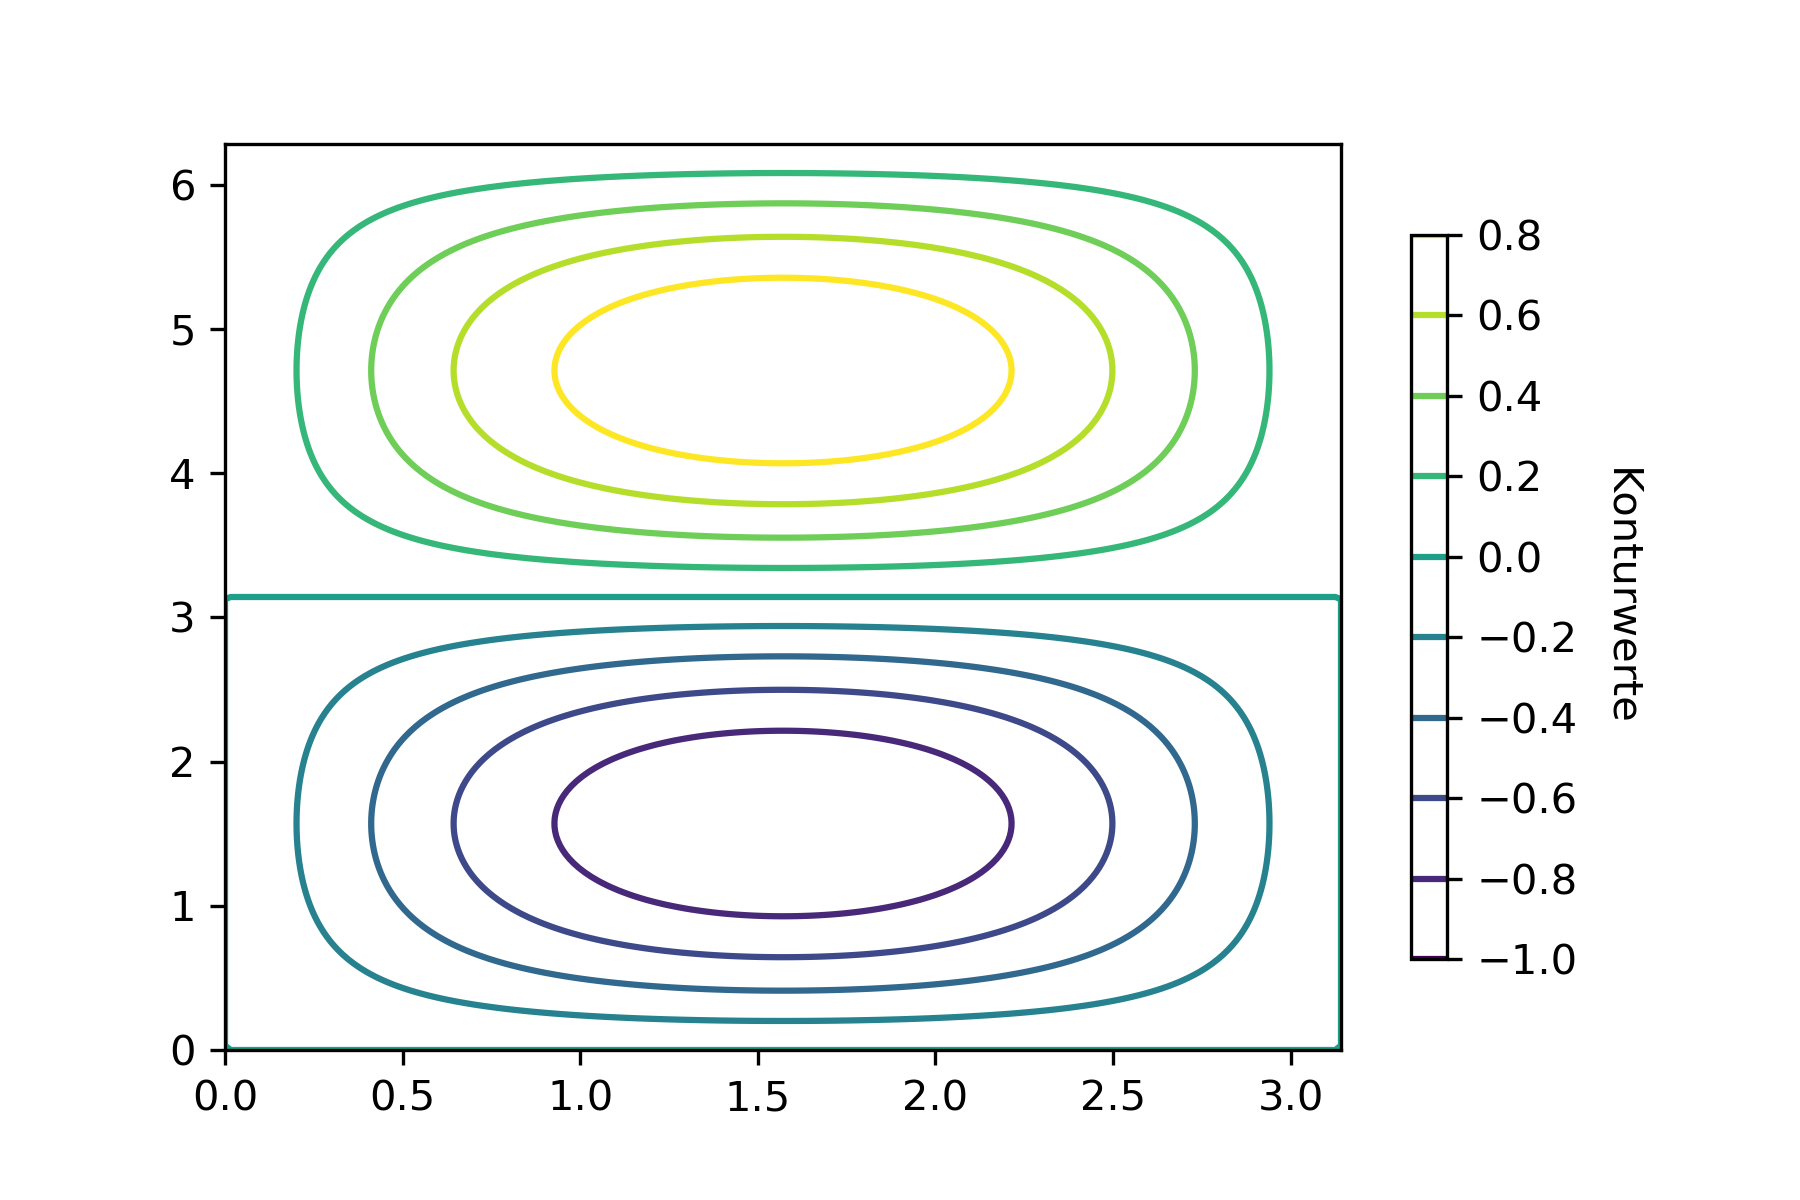

Recreate this plot in Python.
"""
Isolinien mit Hilfe der pyplot-Funktion contour.

Code ist angelehnt an contour_demo.py

Andere Funktion verwenden: die Berechnung der z-Werte anpassen
Und nicht vergessen, den Dateinamen für die Bitmap zu verändern!
"""
import matplotlib.pyplot as plt
import numpy as np

import functions as fun

fig = plt.figure()
ax = fig.add_subplot(111)
#ax.set_aspect(1.0)

# Definitionsbereich
#xmin = -2.0
#xmax = 2.0
#ymin = -2.0
#ymax = 2.0
#n = 200
#x = np.linspace(xmin, xmax, n)
#y = np.linspace(ymin, ymax, n)
#x, y = np.meshgrid(x, y)
# Funktionsvorschrift
#z = ellParaboloid(x,y)

# sin(x)sin(y)
# Definitionsbereich
xmin = 0.0
xmax = 3.0
ymin = 0.0
ymax = 6.0
n = 200
x = np.linspace(0, 1.0*np.pi, n)
y = np.linspace(0, 2.0*np.pi, n)
x, y = np.meshgrid(x, y)
z = fun.sinsin(x, y)

# Sombrero
#n = 2000
#xmin = -2.0
#xmax = 2.0
#ymin = -2.0
#ymax = 2.0
#x = np.linspace(xmin, xmax, n)
#y = np.linspace(ymin, ymax, n)
#x, y = np.meshgrid(x, y)
#r = np.sqrt(x*x + y*y)
#frequency = 6.0
#z = np.exp(-r) * np.cos(frequency*r)

# Rosenbrock-Banane
#n = 2000
#xmin = -2.0
#xmax = 2.0
#ymin = -1.0
#ymax = 3.0
#x = np.linspace(xmin, xmax, n)
#y = np.linspace(ymin, ymax, n)
#x, y = np.meshgrid(x, y)
#z = fun.rosenbrock(x, y)

# Beispiel einer quadratischen Funktion aus der Vorlesung
#xmin = -4.0
#xmax = 5.0
#ymin = -5.0
#ymax = 4.0
#n = 500

#x = np.linspace(xmin, xmax, n)
#y = np.linspace(ymin, ymax, n)
#x, y = np.meshgrid(x, y)
#z = fun.quadFunction(x, y)

Cmin = -1.0
Cmax = 1.0
Cstep = 0.2

levels = np.arange(Cmin, Cmax, Cstep)
cplot = ax.contour(x, y, z, levels=levels,
                   origin='lower',
                   #colors=('blue', 'yellow', 'green', 'red'),
                   extent=(xmin, xmax, -ymin, ymax))

# Die nächste Zeile kommentieren wenn wir keine Labels in 
# den Konturlinien haben möchten
#plt.clabel(cplot, inline=1, fontsize=12)
cbar = plt.colorbar(cplot, shrink=0.8, extend='both')
cbar.ax.get_yaxis().labelpad=15
cbar.ax.set_ylabel('Konturwerte', rotation=270)
#plt.title('Isolinien mit Labels')

# Plot abspeichern
dpi = 300
quality = 100
plotfile = 'Contour.png'

plt.savefig(plotfile, 
            dpi = dpi, quality=quality)

plt.show()
